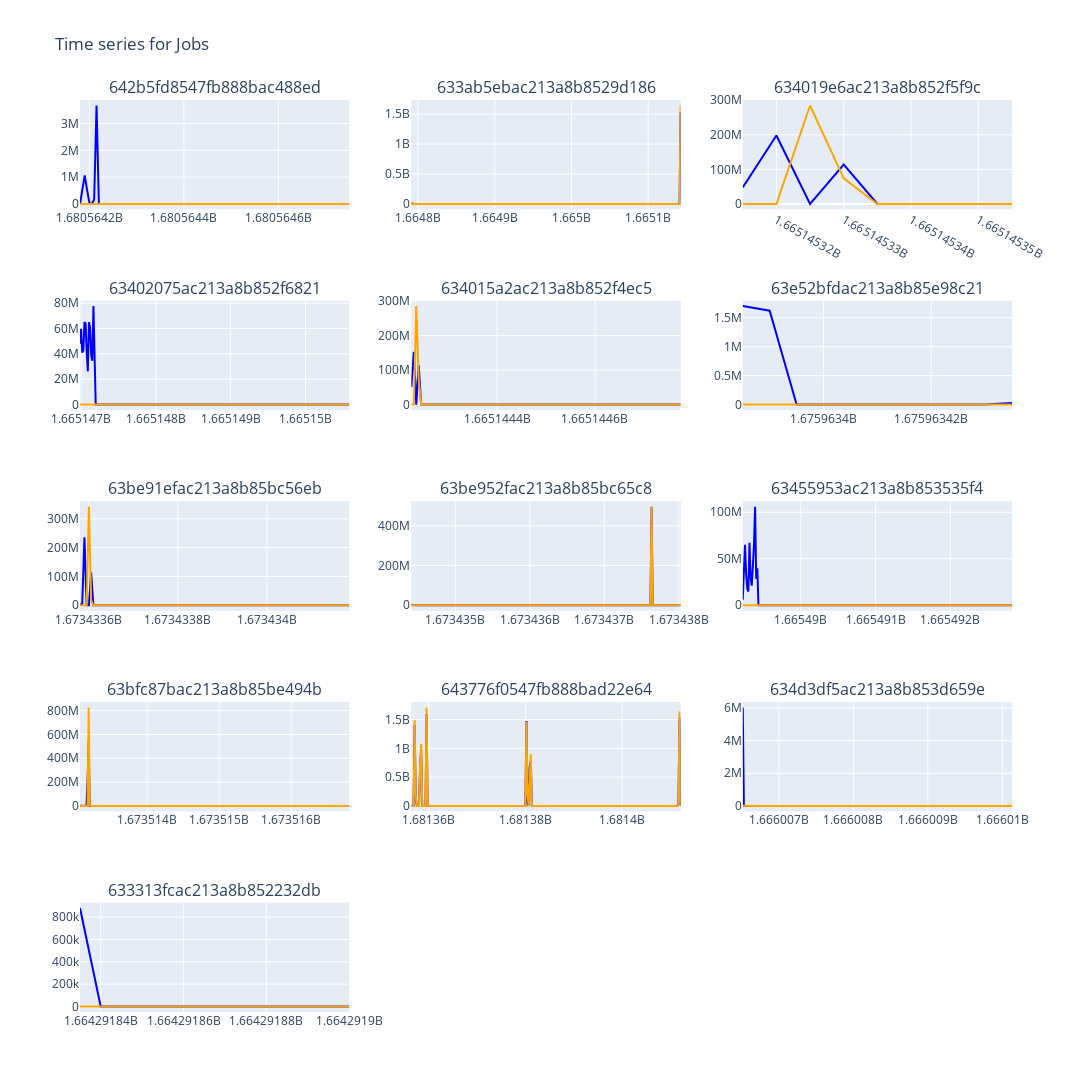

The code cell stored with this chart in its notebook:
### Code cell
display_timeseries(workflows)
